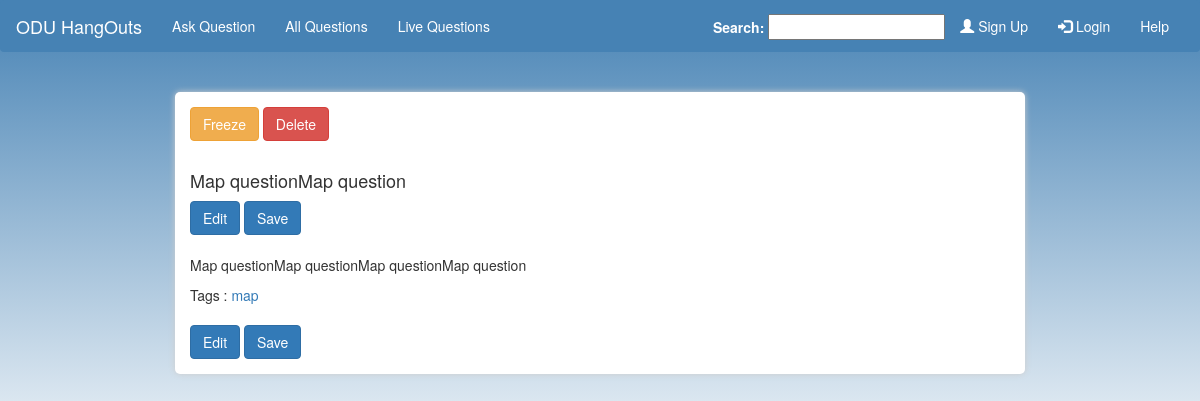
Page /display_admin_ques.php?qid=88 on the committed database.
### tables this page shows
CREATE TABLE `questions` (
  `qid` int(20) NOT NULL,
  `qnd_user` varchar(20) NOT NULL,
  `question_title` text NOT NULL,
  `question` longtext NOT NULL,
  `views` int(11) DEFAULT NULL,
  `q_created` timestamp NOT NULL DEFAULT CURRENT_TIMESTAMP,
  `votes` int(11) NOT NULL DEFAULT '0',
  `freeze` tinyint(1) NOT NULL DEFAULT '0',
  `tags` varchar(100) NOT NULL
);

### display_admin_ques.php (the view, shortened to what this page needs)
<html>
    <head>
        <?php include 'header.php' ?>
    </head>
    <body>
        <?php include 'config.php'; include 'db_connect.php'; include 'navbar.php'; ?>
        <div class="container">
            <?php
            $query = "SELECT * from questions where qid = ".$_GET['qid'];
            if($result = mysqli_query($link, $query)) {
                $row = mysqli_fetch_array($result);
                ?>
                <?php if($row['freeze'] == 0) { ?>
                    <button id="frz" class="btn btn-warning" onclick="freeze(1)" type="button">Freeze</button>
                <?php } else if($row['freeze'] == 1) { ?>
                    <button id="frz" class="btn btn-success" onclick="freeze(0)" type="button">UnFreeze</button>
                <?php } ?>
                <button class="btn btn-danger" onclick="del()" type="button">Delete</button>
                <br><br>
                <h4 class='q_title' id="q_title"> <?php echo htmlentities($row['question_title']) ?> </h4>
                <button id="edit" class="btn btn-primary" onclick="edit_title('q_title')" type="button">Edit</button>
                <button id="save" class="btn btn-primary" onclick="save_title('q_title')" type="button">Save</button>
                <br><br>
            <?php } ?>
                <div class='ques'> <?php echo $row['question']; ?> </div>
                <div>Tags : <?php
                            $pieces = explode(" ", $row['tags']);
                            foreach($pieces as $v){ ?>
                            <a href='tags.php?tag=<?php echo $v ?>'> <?php echo $v." "; ?> </a>
                            <?php }?>
                </div>
                <br>
                <button id="edit" class="btn btn-primary" onclick="edit('ques')" type="button">Edit</button>
                <button id="save" class="btn btn-primary" onclick="save('ques')" type="button">Save</button>
        </div>
    </body>
</html>

### style.css (style rules this page uses)
body { background:url(bg.jpg),repeating-linear-gradient(steelblue,white); background-size: 6000px 10px,6000px 500px; background-repeat: no-repeat,no-repeat; }
.container { position: relative; top: 20px; border-radius: 5px; box-shadow: 0 0 6px #ccc; padding: 15px 15px 15px 15px; width: 850px; background-color: white; }

### rows in the picture
questions: question_title "Map questionMap question", question "Map questionMap questionMap questionMap question", tags "map"
